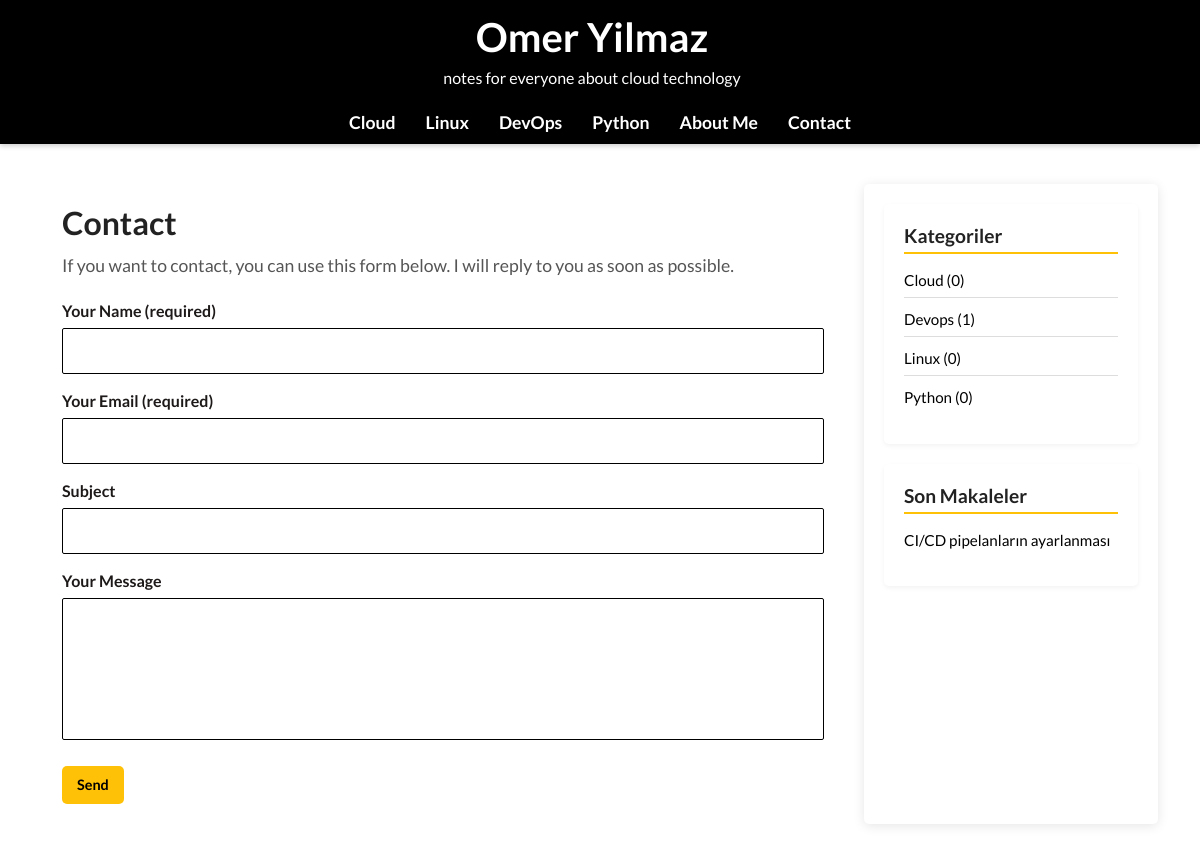
Page /contact/ on the committed database.
### blog/models.py (models this page shows, shortened)
class Category(models.Model):
    name = models.CharField(max_length=100)
    slug = models.SlugField(blank=True)  # Slug alanı eklendi

class Post(models.Model):
    title = models.CharField(max_length=200)
    slug = models.SlugField(unique=True)
    image = models.ImageField(upload_to='post_images/', blank=True, null=True)
    content = models.TextField()
    categories = models.ManyToManyField(Category, blank=True)
    tags = models.ManyToManyField(Tag, blank=True)
    status = models.CharField(max_length=10, choices=[('draft', 'Draft'), ('published', 'Published')])
    created_at = models.DateTimeField(auto_now_add=True)
    updated_at = models.DateTimeField(auto_now=True)

### blog/views.py (the view, shortened to what this page needs)
# urls.py: path('contact/', contact, name='contact'),
def contact(request):
    post = Post.objects.all()
    recent_posts = Post.objects.filter(status='published').order_by('-created_at')[:5]
    categories = Category.objects.annotate(post_count=Count('post'))  # Kategoriler ve makale sayıları
    return render(request, 'blog/contact.html', {
        'post': post,
        'recent_posts': recent_posts,
        'categories': categories,  # Kategorileri template'e gönder
    })

### blog/templates/blog/contact.html (shortened to what this page needs)
{% extends 'base.html' %}
{% load static %}
{% block content %}
<div class="container">
    <div class="main-content">
        <h1 class="contact-title">Contact</h1>
        <p class="contact-description">
            If you want to contact, you can use this form below. I will reply to you as soon as possible.
        </p>
        <form class="contact-form" method="post" action="{% url 'contact' %}">
            <div class="form-group">
                <label for="name">Your Name (required)</label>
                <input type="text" id="name" name="name" required>
            </div>
            <div class="form-group">
                <label for="email">Your Email (required)</label>
                <input type="email" id="email" name="email" required>
            </div>
            <div class="form-group">
                <label for="subject">Subject</label>
                <input type="text" id="subject" name="subject">
            </div>
            <div class="form-group">
                <label for="message">Your Message</label>
                <textarea id="message" name="message" rows="5"></textarea>
            </div>
        </form>
        <button class="btn-submit" onclick="document.querySelector('.contact-form').submit();">Send</button>
    </div>
    <div class="sidebar" style="flex: 1;">
        <div class="sidebar-box">
            <h3>Kategoriler</h3>
            <ul>
                {% for category in categories %}
                <li>
                    <a href="{% url 'blog_category' category.slug %}">
                        {{ category.name }} ({{ category.post_count }})
                    </a>
                </li>
                {% empty %}
                <li>Henüz kategori yok.</li>
                {% endfor %}
            </ul>
        </div>
        <div class="sidebar-box">
            <h3>Son Makaleler</h3>
            <ul>
                {% for recent_post in recent_posts %}
                <li><a href="{% url 'blog_detail' recent_post.slug %}">{{ recent_post.title }}</a></li>
                {% empty %}
                <li>Henüz başka makale yok.</li>
                {% endfor %}
            </ul>
        </div>
</div>
{% endblock %}

### blog/static/blog/style.css (style rules this page uses)
* { list-style-type: none; text-decoration: none; font-family: 'Lato', 'Helvetica Neue', Helvetica, Arial, Verdana, sans-serif; }
a { text-decoration: none; }
body { background-color: #f5f5f5; font-size: 16px; color: #333; line-height: 1.6; margin: 0; padding: 0; }
.container { display: flex; gap: 20px; margin: 40px auto; max-width: 1200px; }
.main-content { flex: 3; background-color: #fff; padding: 20px; border-radius: 0px; }
.contact-title { font-size: 2em; font-weight: bold; color: #222; margin-bottom: 10px; }
.contact-description { font-size: 1.1em; color: #555; margin-bottom: 20px; }
.contact-form { display: flex; flex-direction: column; gap: 15px; }
.contact-form .form-group { display: flex; flex-direction: column; }
.contact-form label { font-size: 1em; font-weight: bold; margin-bottom: 5px; color: #1d1919; }
.contact-form input, .contact-form textarea { padding: 10px; border: 1px solid #000000; border-radius: 2px; font-size: 1em; width: 100%; }
.contact-form textarea { resize: none; }
.btn-submit { position: relative; background-color: #ffc107; color: black; padding: 8px 15px; border: none; border-radius: 5px; font-size: 0.9em; font-weight: bold; cursor: pointer; transition: background-color 0.3s ease; text-align: left; width: auto; display: inline-block; margin-top: 10px; }
.sidebar { flex: 1; background-color: #fff; padding: 20px; border-radius: 5px; box-shadow: 0 2px 12px rgba(0, 0, 0, 0.1); }
.sidebar-box { margin-bottom: 20px; }
.sidebar-box h3 { font-size: 1.2em; font-weight: bold; color: #222; margin-bottom: 10px; }
.sidebar-box ul { list-style: none; padding: 0; margin: 0; }
.sidebar-box li { margin-bottom: 10px; }
.sidebar-box a { text-decoration: none; color: #000; font-weight: bold; transition: color 0.3s ease; }
.sidebar { background-color: #fff; padding: 20px; box-shadow: 0 2px 12px rgba(0, 0, 0, 0.1); border-radius: 5px; }
.sidebar-box { background-color: #fff; padding: 20px; border-radius: 5px; margin-bottom: 20px; box-shadow: 0 2px 5px rgba(0, 0, 0, 0.05); }
.sidebar-box h3 { font-size: 1.2em; font-weight: 700; color: #222; border-bottom: 2px solid #ffc107; padding-bottom: 5px; margin-bottom: 15px; }
.sidebar-box li { font-size: 0.95em; font-weight: 400; margin-bottom: 10px; border-bottom: 1px solid #ddd; padding-bottom: 5px; }
.sidebar-box li:last-child { border-bottom: none; }
.sidebar-box a { text-decoration: none; color: #000; font-weight: 500; transition: color 0.3s ease; }

### rows in the picture
Category: name "Cloud", post_count "0"
Category: name "Devops", post_count "1"
Category: name "Linux", post_count "0"
Category: name "Python", post_count "0"
Post: title "CI/CD pipelanların ayarlanması"
